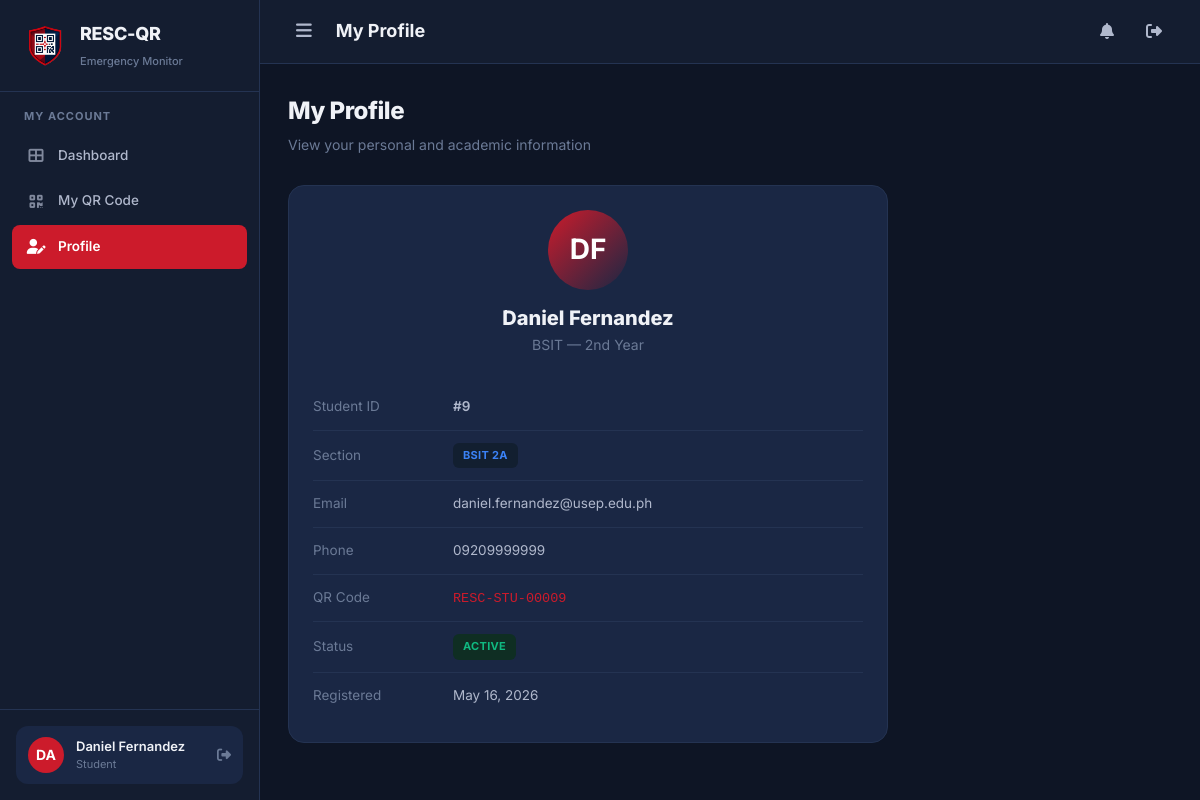
The page /studentview/profile (signed in) on the database its author committed.
### tables this page shows
CREATE TABLE IF NOT EXISTS `student` (
    `student_id` INT AUTO_INCREMENT PRIMARY KEY,
    `class_id` INT NOT NULL,
    `first_name` VARCHAR(100) NOT NULL,
    `last_name` VARCHAR(100) NOT NULL,
    `email` VARCHAR(150) DEFAULT NULL,
    `password_hash` VARCHAR(255) DEFAULT NULL,
    `phone` VARCHAR(20) DEFAULT NULL,
    `course` VARCHAR(100) NOT NULL,
    `year_level` VARCHAR(20) NOT NULL,
    `qr_code_value` VARCHAR(255) DEFAULT NULL UNIQUE,
    `profile_image` VARCHAR(255) DEFAULT NULL,
    `profile_status` ENUM('Active','Inactive') DEFAULT 'Active',
    `created_at` DATETIME DEFAULT CURRENT_TIMESTAMP,
    `updated_at` DATETIME DEFAULT CURRENT_TIMESTAMP ON UPDATE CURRENT_TIMESTAMP,
    FOREIGN KEY (`class_id`) REFERENCES `class`(`class_id`) ON DELETE CASCADE
);

CREATE TABLE IF NOT EXISTS `class` (
    `class_id` INT AUTO_INCREMENT PRIMARY KEY,
    `section_name` VARCHAR(100) NOT NULL,
    `program` VARCHAR(150) NOT NULL,
    `year_level` VARCHAR(20) NOT NULL,
    `created_at` DATETIME DEFAULT CURRENT_TIMESTAMP,
    `updated_at` DATETIME DEFAULT CURRENT_TIMESTAMP ON UPDATE CURRENT_TIMESTAMP
);

### app/controllers/StudentViewController.php (called while the page is built, shortened)
<?php
class StudentViewController extends Controller {
    public function profile() {
        $db = Database::getInstance()->getConnection();
        $stmt = $db->prepare("SELECT s.*, c.section_name FROM student s JOIN class c ON s.class_id = c.class_id WHERE s.student_id = :id");
        $stmt->execute([':id' => getUserId()]);
        $student = $stmt->fetch();
        $data = ['pageTitle' => 'My Profile', 'student' => $student];
        $this->view('student/profile', $data);
    }
}

### core/App.php (called while the page is built, shortened)
<?php
class App {
    protected $controller = 'AuthController';
    protected $method = 'index';
    public function __construct() {
        $url = $this->parseUrl();
        $controllerName = !empty($url[0]) ? ucfirst($url[0]) . 'Controller' : $this->controller;
        $controllerMap = [
            'AuthController'          => 'AuthController',
            'DashboardController'     => 'DashboardController',
            'StudentController'       => 'StudentController',
            'QrController'            => 'QRController',
            'QRController'            => 'QRController',
            'ScanController'          => 'ScanController',
            'EventController'        => 'EventController',
            'ReportController'        => 'ReportController',
            'StudentviewController'   => 'StudentViewController',
            'StudentViewController'   => 'StudentViewController',
            'AttendanceController'    => 'AttendanceController',
            'ApiController'           => 'ApiController',
        ];
        $urlSegment = !empty($url[0]) ? $url[0] : 'auth';
        $possibleController = ucfirst(strtolower($urlSegment)) . 'Controller';
        if (isset($controllerMap[$possibleController])) {
            $controllerName = $controllerMap[$possibleController];
        } elseif ($urlSegment === 'api' && !empty($url[1])) {
            $possibleController = ucfirst(strtolower($url[1])) . 'Controller';
            if (isset($controllerMap[$possibleController])) {
                $controllerName = $controllerMap[$possibleController];
                array_shift($url);
            }
        } else {
            $controllerName = $this->controller;
        }
        $controllerFile = ROOT_PATH . '/app/controllers/' . $controllerName . '.php';
        if (file_exists($controllerFile)) {
            $this->controller = new $controllerName();
        } else {
            require_once ROOT_PATH . '/app/controllers/AuthController.php';
            $this->controller = new AuthController();
        }
        array_shift($url);
        if (!empty($url[0]) && method_exists($this->controller, $url[0])) {
            $this->method = $url[0];
            array_shift($url);
        }
        $this->params = $url ? array_values($url) : [];
        call_user_func_array([$this->controller, $this->method], $this->params);
    }
    private function parseUrl() {
        if (isset($_GET['url'])) {
            return explode('/', filter_var(rtrim($_GET['url'], '/'), FILTER_SANITIZE_URL));
        }
        return [];
    }
}

### index.php (called while the page is built, shortened)
<?php
require_once ROOT_PATH . '/config/app.php';
require_once ROOT_PATH . '/app/helpers/session_helper.php';
require_once ROOT_PATH . '/core/App.php';
$app = new App();

### app/helpers/session_helper.php (called while the page is built, shortened)
<?php
function getUserId() {
    return $_SESSION['user_id'] ?? null;
}
function e($string) {
    return htmlspecialchars($string ?? '', ENT_QUOTES, 'UTF-8');
}

### app/views/student/profile.php (the view)
<div class="page-header">
    <div>
        <h1>My Profile</h1>
        <p>View your personal and academic information</p>
    </div>
</div>
<div class="card" style="max-width:600px;">
    <div class="card-body">
        <div style="text-align:center;margin-bottom:28px;">
            <div class="avatar" style="width:80px;height:80px;font-size:28px;margin:0 auto 12px;background:linear-gradient(135deg,var(--accent-primary),var(--accent-secondary));">
                <?= strtoupper(substr($student['first_name'] ?? '',0,1) . substr($student['last_name'] ?? '',0,1)) ?>
            </div>
            <div style="font-size:20px;font-weight:800;"><?= e(($student['first_name'] ?? '') . ' ' . ($student['last_name'] ?? '')) ?></div>
            <div class="text-muted"><?= e($student['course'] ?? '') ?> — <?= e($student['year_level'] ?? '') ?></div>
        </div>
        <table style="width:100%;">
            <tr>
                <td class="text-muted" style="padding:12px 0;width:140px;border-bottom:1px solid var(--border-color);">Student ID</td>
                <td style="padding:12px 0;border-bottom:1px solid var(--border-color);font-weight:600;">#<?= e($student['student_id'] ?? '') ?></td>
            </tr>
            <tr>
                <td class="text-muted" style="padding:12px 0;border-bottom:1px solid var(--border-color);">Section</td>
                <td style="padding:12px 0;border-bottom:1px solid var(--border-color);"><span class="badge badge-info"><?= e($student['section_name'] ?? '') ?></span></td>
            </tr>
            <tr>
                <td class="text-muted" style="padding:12px 0;border-bottom:1px solid var(--border-color);">Email</td>
                <td style="padding:12px 0;border-bottom:1px solid var(--border-color);"><?= e($student['email'] ?? '—') ?></td>
            </tr>
            <tr>
                <td class="text-muted" style="padding:12px 0;border-bottom:1px solid var(--border-color);">Phone</td>
                <td style="padding:12px 0;border-bottom:1px solid var(--border-color);"><?= e($student['phone'] ?? '—') ?></td>
            </tr>
            <tr>
                <td class="text-muted" style="padding:12px 0;border-bottom:1px solid var(--border-color);">QR Code</td>
                <td style="padding:12px 0;border-bottom:1px solid var(--border-color);"><code style="color:var(--accent-primary)"><?= e($student['qr_code_value'] ?? '—') ?></code></td>
            </tr>
            <tr>
                <td class="text-muted" style="padding:12px 0;border-bottom:1px solid var(--border-color);">Status</td>
                <td style="padding:12px 0;border-bottom:1px solid var(--border-color);"><span class="badge badge-<?= ($student['profile_status'] ?? '') === 'Active' ? 'success' : 'danger' ?>"><?= e($student['profile_status'] ?? '') ?></span></td>
            </tr>
            <tr>
                <td class="text-muted" style="padding:12px 0;">Registered</td>
                <td style="padding:12px 0;"><?= date('M d, Y', strtotime($student['created_at'] ?? 'now')) ?></td>
            </tr>
        </table>
    </div>
</div>

### public/css/style.css (style rules this page uses)
:root { --bg-primary: #0e1525; --bg-secondary: #141d30; --bg-card: #1a2744; --bg-card-hover: #213050; --bg-input: #111a2c; --border-color: #243352; --border-hover: #2e4068; --text-primary: #f0f2f7; --text-secondary: #b0b8cc; --text-muted: #6b7a96; --accent-primary: #cc1b2b; --accent-primary-hover: #e52535; --accent-secondary: #1a2744; --accent-success: #10b981; --accent-warning: #f59e0b; --accent-danger: #ef4444; --accent-info: #3b82f6; --accent-navy: #1a2744; --accent-red: #cc1b2b; --accent-red-bright: #e52535; --shadow-sm: 0 2px 8px rgba(0,0,0,0.25); --shadow-md: 0 8px 24px rgba(0,0,0,0.35); --shadow-lg: 0 20px 48px rgba(0,0,0,0.45); --radius-sm: 8px; --radius-md: 12px; --radius-lg: 16px; --radius-xl: 20px; --sidebar-width: 260px; --header-height: 64px; --transition: all 0.25s cubic-bezier(0.4, 0, 0.2, 1); }
* { margin: 0; padding: 0; box-sizing: border-box; }
body { font-family: 'Inter', -apple-system, BlinkMacSystemFont, sans-serif; background: var(--bg-primary); color: var(--text-primary); line-height: 1.6; font-size: 14px; overflow-x: hidden; }
.page-header { display: flex; align-items: center; justify-content: space-between; margin-bottom: 28px; }
.page-header h1 { font-size: 24px; font-weight: 800; letter-spacing: -0.5px; }
.page-header p { color: var(--text-muted); font-size: 14px; margin-top: 4px; }
.card { background: var(--bg-card); border: 1px solid var(--border-color); border-radius: var(--radius-lg); overflow: hidden; transition: var(--transition); }
.card-body { padding: 24px; }
table { width: 100%; border-collapse: collapse; font-size: 13.5px; }
table tbody td { padding: 14px 16px; border-bottom: 1px solid var(--border-color); color: var(--text-secondary); vertical-align: middle; }
table tbody tr { transition: var(--transition); }
table tbody tr:last-child td { border-bottom: none; }
.badge { display: inline-flex; align-items: center; padding: 4px 10px; border-radius: 6px; font-size: 11px; font-weight: 700; text-transform: uppercase; letter-spacing: 0.3px; }
.badge-success { background: #0f2e23; color: var(--accent-success); }
.badge-info { background: #121f30; color: var(--accent-info); }
.avatar { width: 36px; height: 36px; border-radius: 50%; display: flex; align-items: center; justify-content: center; font-size: 14px; font-weight: 700; color: #fff; flex-shrink: 0; }
.text-muted { color: var(--text-muted); }

### rows shown on the page
student: first_name+last_name "DF", first_name+last_name "Daniel Fernandez", course "BSIT", year_level "2nd Year", student_id "9", class.section_name "BSIT 2A", email "daniel.fernandez@usep.edu.ph", phone "09209999999", qr_code_value "RESC-STU-00009", profile_status "ACTIVE", created_at "May 16, 2026"

### other values the page prints
APP_NAME "RESC-QR"
$initials "DA"
getUserName() "Daniel Fernandez"
getUserRole() "Student"
$pageTitle "My Profile"
